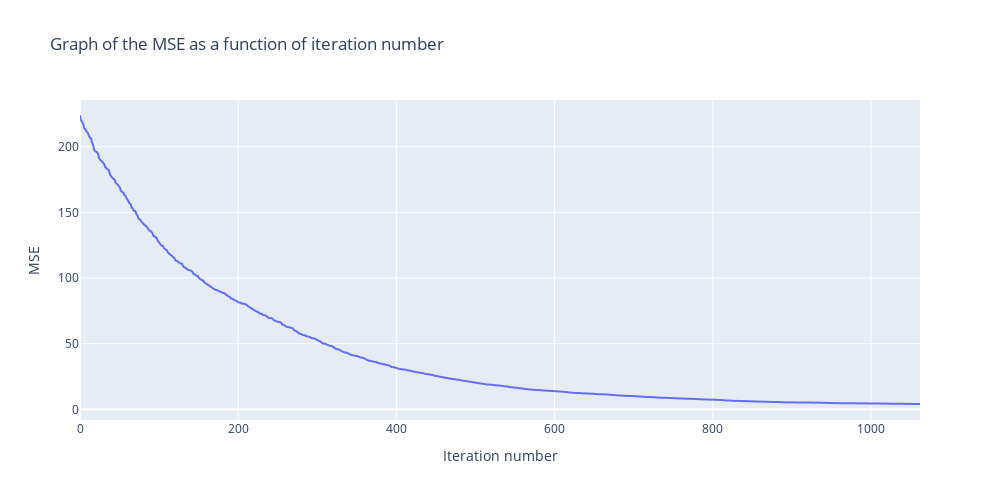

This figure's notebook cell:
### Markdown cell above
**Plot a graph of the error as a function of iteration number**

### Code cell
w_new, mse_list = stochastic_gradient_descent(X, y, np.array([0, 0, 0, 0]), 0.25, 10**5, 0.0001)

fig = px.line(
    mse_list,
    width=1000,
    height=500,
    title='Graph of the MSE as a function of iteration number'    
).update_layout(
    showlegend=False,
    yaxis_title='MSE',
    xaxis_title='Iteration number'
)
fig.show()

### Figure 1 — Plotly figure (JSON) as saved in the notebook; plotly's stock layout.template omitted (floating-point values rounded to 4 significant figures; data arrays with more than 128 entries replaced by an {"elided": "..."} marker saying what was removed)
{"data": [{"hovertemplate": "variable=0<br>index=%{x}<br>value=%{y}<extra></extra>", "legendgroup": "0", "line": {"color": "#636efa", "dash": "solid"}, "marker": {"symbol": "circle"}, "mode": "lines", "name": "0", "showlegend": true, "type": "scattergl", "x": {"elided": "1063 int values"}, "xaxis": "x", "y": {"elided": "1063 float values"}, "yaxis": "y"}], "layout": {"height": 500, "legend": {"title": {"text": "variable"}, "tracegroupgap": 0}, "showlegend": false, "title": {"text": "Graph of the MSE as a function of iteration number"}, "width": 1000, "xaxis": {"anchor": "y", "domain": [0, 1], "title": {"text": "Iteration number"}}, "yaxis": {"anchor": "x", "domain": [0, 1], "title": {"text": "MSE"}}}}
